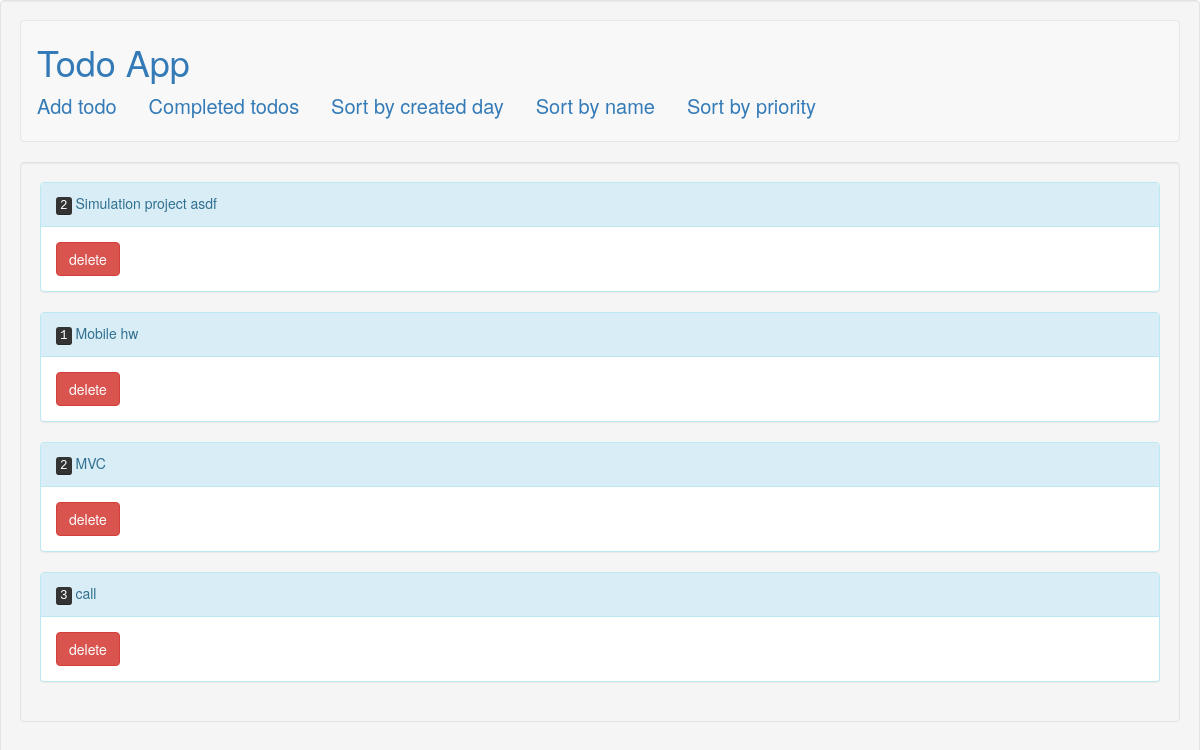
The app's page /todos/completedList/ with its own data.
### todos/models.py (models this page shows, shortened)
class Todo(models.Model):
	title = models.CharField(max_length=200)
	created_at = models.DateTimeField(default=datetime.now, blank=True)
	complete = models.BooleanField(default=False)
	priority = models.CharField(default='1', max_length=5)

### todos/views.py (the view)
# urls.py: path('completedList/', views.completedList, name='completedList'),
def completedList(request):
	allTodo = Todo.objects.all().filter(complete = True)
	return render(request, 'todo_list.html', {"todo_list": allTodo})

### todos/templates/todo_list.html
{% extends "header.html" %}
{% block content %}
<div class="well">
	{% for todo in todo_list %}
	<div class="panel panel-info">
		<div class="panel-heading">
			<kbd>{{todo.priority}}</kbd>
			{{todo.title}}
		</div>
		<div class="panel-body">
			<a href="{% url 'delete' todo.id %}" className="icon"><button class="btn btn-danger">delete</button></a>
		</div>
	</div>
	{% endfor %}
</div>
{% endblock content %}

### records on screen
Todo: priority "2", title "Simulation project asdf"
Todo: priority "1", title "Mobile hw"
Todo: priority "2", title "MVC"
Todo: priority "3", title "call"
